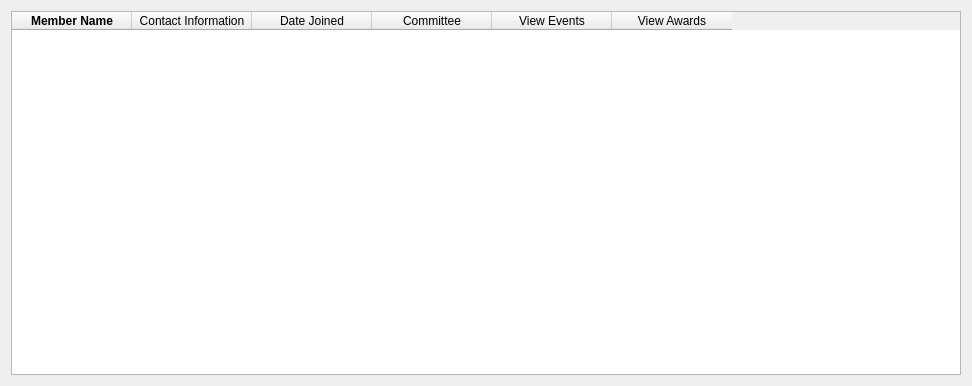
<?xml version="1.0" encoding="UTF-8"?>
<ui version="4.0">
 <class>Form</class>
 <widget class="QWidget" name="Form">
  <property name="geometry">
   <rect>
    <x>0</x>
    <y>0</y>
    <width>972</width>
    <height>386</height>
   </rect>
  </property>
  <property name="windowTitle">
   <string>Form</string>
  </property>
  <layout class="QGridLayout" name="gridLayout">
   <item row="1" column="0">
    <widget class="QTableWidget" name="tableWidget">
     <property name="focusPolicy">
      <enum>Qt::NoFocus</enum>
     </property>
     <property name="showDropIndicator" stdset="0">
      <bool>false</bool>
     </property>
     <property name="showGrid">
      <bool>false</bool>
     </property>
     <attribute name="horizontalHeaderCascadingSectionResizes">
      <bool>false</bool>
     </attribute>
     <attribute name="horizontalHeaderMinimumSectionSize">
      <number>120</number>
     </attribute>
     <attribute name="horizontalHeaderDefaultSectionSize">
      <number>120</number>
     </attribute>
     <attribute name="horizontalHeaderShowSortIndicator" stdset="0">
      <bool>true</bool>
     </attribute>
     <attribute name="horizontalHeaderStretchLastSection">
      <bool>false</bool>
     </attribute>
     <column>
      <property name="text">
       <string>Member Name</string>
      </property>
      <property name="font">
       <font>
        <weight>75</weight>
        <bold>true</bold>
       </font>
      </property>
      <property name="textAlignment">
       <set>AlignCenter</set>
      </property>
     </column>
     <column>
      <property name="text">
       <string>Contact Information</string>
      </property>
     </column>
     <column>
      <property name="text">
       <string>Date Joined</string>
      </property>
     </column>
     <column>
      <property name="text">
       <string>Committee</string>
      </property>
     </column>
     <column>
      <property name="text">
       <string>View Events</string>
      </property>
     </column>
     <column>
      <property name="text">
       <string>View Awards</string>
      </property>
     </column>
    </widget>
   </item>
  </layout>
 </widget>
 <resources/>
 <connections/>
</ui>
